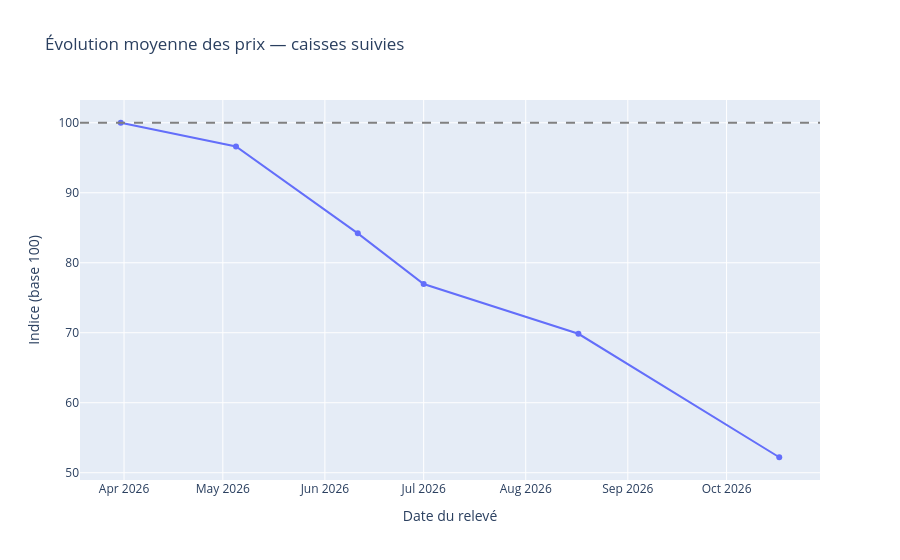

Notebook code for this chart:
### Markdown cell above
## 3. Vue macro — indice moyen des caisses suivies

La comparaison macro utilise une **cohorte fixe** : toutes les caisses suivies doivent avoir un relevé à la date de base commune. Leurs prix sont ramenés à un indice 100 à cette date, puis moyennés à poids égal. Cette méthode évite qu'une nouvelle caisse ou une caisse chère ne modifie artificiellement la composition de l'indice. La date de base est affichée dans le calcul. En l’absence de date commune ou de prix valides, l’indice est signalé comme indisponible et les autres analyses continuent sans imputation de prix.

### Code cell
prices = prices.copy()
# Indice micro : base 100 à la première observation propre à chaque caisse.
prices["index_100"] = prices["unit_price"] / prices.groupby("case_name")["unit_price"].transform("first") * 100

# Indice macro comparable : cohorte fixe, base commune à la première date où
# toutes les caisses suivies ont un relevé. Cela évite un biais de composition.
case_count = prices["case_name"].nunique()
counts_by_date = prices.groupby("date")["case_name"].nunique()
complete_dates = counts_by_date[counts_by_date == case_count].index
macro_base_date = None
macro_index = pd.DataFrame(columns=["date", "equal_weight_index", "cases_observed"])
if prices.empty:
    print("Indice macro indisponible : aucun relevé de prix valide.")
elif len(complete_dates) == 0:
    print("Indice macro indisponible : aucune date commune à toutes les caisses suivies.")
else:
    macro_base_date = min(complete_dates)
    macro_base = prices.loc[prices.date == macro_base_date, ["case_name", "unit_price"]].set_index("case_name")["unit_price"]
    macro_cohort = prices.loc[prices.date >= macro_base_date].copy()
    macro_cohort["cohort_index"] = macro_cohort.apply(
        lambda row: row.unit_price / macro_base[row.case_name] * 100, axis=1
    )
    macro_index = (macro_cohort.groupby("date")
        .agg(equal_weight_index=("cohort_index", "mean"), cases_observed=("case_name", "nunique"))
        .reset_index())
    macro_index = macro_index[macro_index.cases_observed == case_count]
    fig = go.Figure()
    fig.add_trace(go.Scatter(x=macro_index.date, y=macro_index.equal_weight_index,
                             mode="lines+markers", name="Indice moyen (base 100)",
                             customdata=macro_index[["cases_observed"]],
                             hovertemplate="%{x|%d %b %Y}<br>Indice: %{y:.1f}<br>Caisses observées: %{customdata[0]}<extra></extra>"))
    fig.add_hline(y=100, line_dash="dash", line_color="gray")
    fig.update_layout(title="Évolution moyenne des prix — caisses suivies",
                      xaxis_title="Date du relevé", yaxis_title="Indice (base 100)", hovermode="x unified")
    fig.show()
    display(macro_index.tail(10))

### Figure 1 — Plotly figure (JSON) as saved in the notebook; plotly's stock layout.template omitted (floating-point values rounded to 4 significant figures)
{"data": [{"customdata": [[13], [13], [13], [13], [13], [13]], "hovertemplate": "%{x|%d %b %Y}<br>Indice: %{y:.1f}<br>Caisses observées: %{customdata[0]}<extra></extra>", "mode": "lines+markers", "name": "Indice moyen (base 100)", "type": "scatter", "x": ["2026-03-31T00:00:00.000000", "2026-05-05T00:00:00.000000", "2026-06-11T00:00:00.000000", "2026-07-01T00:00:00.000000", "2026-08-17T00:00:00.000000", "2026-10-17T00:00:00.000000"], "y": [100.0, 96.61, 84.2, 76.97, 69.85, 52.21]}], "layout": {"hovermode": "x unified", "shapes": [{"line": {"color": "gray", "dash": "dash"}, "type": "line", "x0": 0, "x1": 1, "xref": "x domain", "y0": 100, "y1": 100, "yref": "y"}], "title": {"text": "Évolution moyenne des prix — caisses suivies"}, "xaxis": {"title": {"text": "Date du relevé"}}, "yaxis": {"title": {"text": "Indice (base 100)"}}}}
